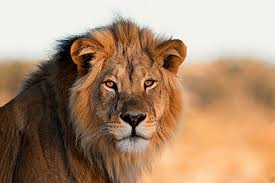
#> input picture opencv-grabcut/Images/example_01.jpg, 275 x 183 px, found by its file name
$ python grabcut_bbox.py
#> lines starting #> are read from the running program, lines starting #| are printed output that depends on the picture; after the words box and inside, x2 and y2 are one past the last pixel; in counts of white or black regions, pixels touching at a corner belong together
# USAGE
# python grabcut_bbox.py

# import the necessary packages
import numpy as np
import argparse
import time
import cv2
import os

# construct the argument parser and parse the arguments
ap = argparse.ArgumentParser()
ap.add_argument("-i", "--image", type=str,
	default=os.path.sep.join(["images", "example_01.jpg"]),
	help="path to input image that we'll apply GrabCut to")
ap.add_argument("-c", "--iter", type=int, default=10,
	help="# of GrabCut iterations (larger value => slower runtime)")
args = vars(ap.parse_args())

# load the input image from disk and then allocate memory for the
# output mask generated by GrabCut -- this mask should hae the same
# spatial dimensions as the input image
image = cv2.imread(args["image"])
#> image is the input picture: shape (183, 275, 3); mean B, G, R 114.1, 141.3, 172.5
mask = np.zeros(image.shape[:2], dtype="uint8")

# define the bounding box coordinates that approximately define my
# face and neck region (i.e., all visible skin)
rect = (151, 43, 236, 368)

# allocate memory for two arrays that the GrabCut algorithm internally
# uses when segmenting the foreground from the background
fgModel = np.zeros((1, 65), dtype="float") # foreground
bgModel = np.zeros((1, 65), dtype="float") # background

# apply GrabCut using the the bounding box segmentation method
start = time.time()
(mask, bgModel, fgModel) = cv2.grabCut(image, mask, rect, bgModel,
	fgModel, iterCount=args["iter"], mode=cv2.GC_INIT_WITH_RECT)
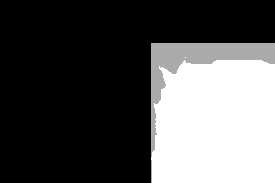
#> mask: shape (183, 275); min 0, max 3, mean 0.972; drawn with min black and max white
end = time.time()
print("[INFO] applying GrabCut took {:.2f} seconds".format(end - start))

# the output mask has for possible output values, marking each pixel
# in the mask as (1) definite background, (2) definite foreground,
# (3) probable background, and (4) probable foreground
values = (
	("Definite Background", cv2.GC_BGD),
	("Probable Background", cv2.GC_PR_BGD),
	("Definite Foreground", cv2.GC_FGD),
	("Probable Foreground", cv2.GC_PR_FGD),
)

# loop over the possible GrabCut mask values
for (name, value) in values:
	# construct a mask that for the current value
	print("[INFO] showing mask for '{}'".format(name))
	valueMask = (mask == value).astype("uint8") * 255

	# display the mask so we can visualize it
	cv2.imshow(name, valueMask)
	cv2.waitKey(0)
#> this loop made 4 passes
#> pass 1, `valueMask = (mask == value).astype("uint8") * 255`:
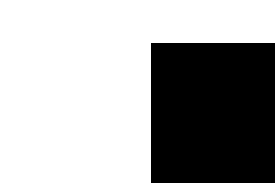
#> valueMask: shape (183, 275); 65.5% white; 1 black region, box (x1, y1, x2, y2) and area: (151, 43, 275, 183) 17360
#> pass 2, `valueMask = (mask == value).astype("uint8") * 255`:
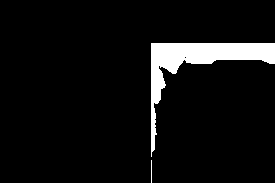
#> valueMask: shape (183, 275); 6.3% white; 2 white regions, box (x1, y1, x2, y2) and area: (151, 43, 275, 157) 3153, (151, 160, 152, 183) 23

# we'll set all definite background and probable background pixels
# to 0 while definite foreground and probable foreground pixels are
# set to 1
outputMask = np.where((mask == cv2.GC_BGD) | (mask == cv2.GC_PR_BGD),
	0, 1)
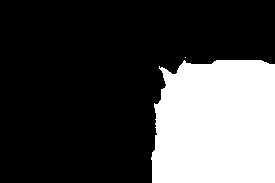
#> outputMask: shape (183, 275) int64; values 0 (black) and 1 (white), 28.2% white; 2 white regions (1 under 20 px), largest, box (x1, y1, x2, y2) and area: (151, 60, 275, 183) 14183

# scale the mask from the range [0, 1] to [0, 255]
outputMask = (outputMask * 255).astype("uint8")

# apply a bitwise AND to the image using our mask generated by
# GrabCut to generate our final output image
output = cv2.bitwise_and(image, image, mask=outputMask)
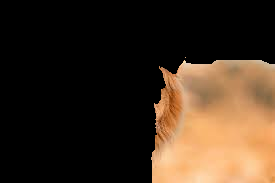
#> output: shape (183, 275, 3); mean B, G, R 30.8, 45.6, 61.9

# show the input image followed by the mask and output generated by
# GrabCut and bitwise masking
cv2.imshow("Input", image)
cv2.imshow("GrabCut Mask", outputMask)
cv2.imshow("GrabCut Output", output)
cv2.waitKey(0)

$ run again, with opencv-grabcut/Images/example_02.jpg copied over opencv-grabcut/Images/example_01.jpg
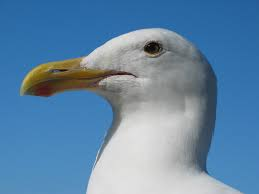
#> input picture opencv-grabcut/Images/example_02.jpg, 259 x 194 px, found by its file name
#> image is the input picture: shape (194, 259, 3); mean B, G, R 166.8, 134.4, 97.4
#> the loop `for (name, value) in values:` made 4 passes
#> pass 1, `valueMask = (mask == value).astype("uint8") * 255`:
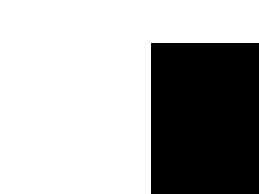
#> valueMask: shape (194, 259); 67.5% white; 1 black region, box (x1, y1, x2, y2) and area: (151, 43, 259, 194) 16308
#> `output = cv2.bitwise_and(image, image, mask=outputMask)`:
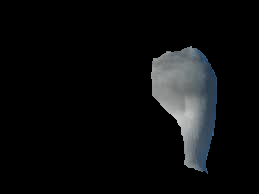
#> output: shape (194, 259, 3); mean B, G, R 13.4, 12.7, 11.7
